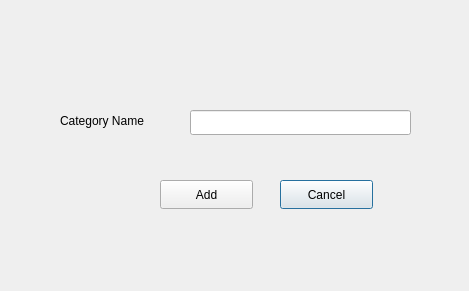
<?xml version="1.0" encoding="UTF-8"?>
<ui version="4.0">
 <class>AddCategory</class>
 <widget class="QDialog" name="AddCategory">
  <property name="geometry">
   <rect>
    <x>0</x>
    <y>0</y>
    <width>469</width>
    <height>291</height>
   </rect>
  </property>
  <property name="windowTitle">
   <string>Dialog</string>
  </property>
  <widget class="QLabel" name="label">
   <property name="geometry">
    <rect>
     <x>60</x>
     <y>110</y>
     <width>111</width>
     <height>21</height>
    </rect>
   </property>
   <property name="text">
    <string>Category Name</string>
   </property>
  </widget>
  <widget class="QLineEdit" name="lineEdit">
   <property name="geometry">
    <rect>
     <x>190</x>
     <y>110</y>
     <width>221</width>
     <height>25</height>
    </rect>
   </property>
  </widget>
  <widget class="QPushButton" name="pushButton_2">
   <property name="geometry">
    <rect>
     <x>280</x>
     <y>180</y>
     <width>93</width>
     <height>29</height>
    </rect>
   </property>
   <property name="text">
    <string>Cancel</string>
   </property>
  </widget>
  <widget class="QPushButton" name="pushButton_3">
   <property name="geometry">
    <rect>
     <x>160</x>
     <y>180</y>
     <width>93</width>
     <height>29</height>
    </rect>
   </property>
   <property name="text">
    <string>Add</string>
   </property>
  </widget>
 </widget>
 <resources/>
 <connections/>
</ui>
